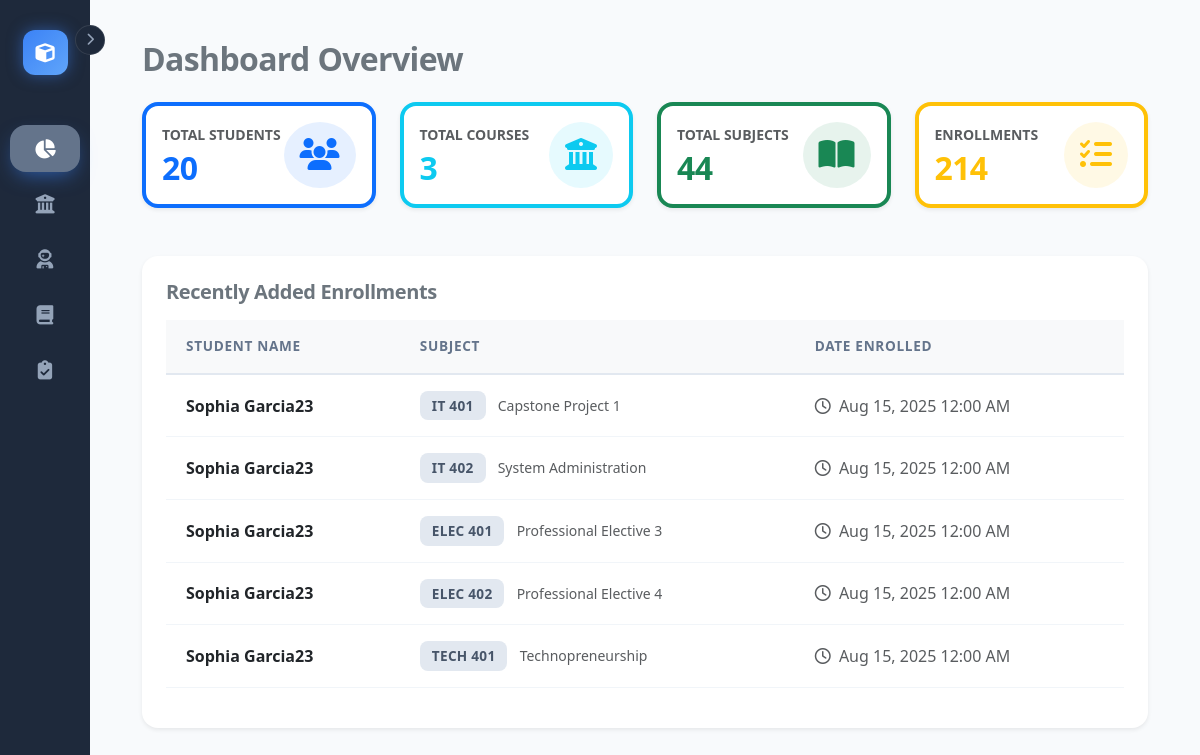
Page /pages/dashboard.php on the committed database.
### tables this page shows
CREATE TABLE `enrollments` (
  `id` int(11) NOT NULL AUTO_INCREMENT,
  `student_id` int(11) NOT NULL,
  `subject_id` int(11) NOT NULL,
  `enrolled_at` timestamp NOT NULL DEFAULT current_timestamp(),
  PRIMARY KEY (`id`),
  FOREIGN KEY (`student_id`) REFERENCES `students` (`id`) ON DELETE CASCADE,
  FOREIGN KEY (`subject_id`) REFERENCES `curriculum` (`CurriculumID`) ON DELETE CASCADE
);

CREATE TABLE `students` (
  `id` int(11) NOT NULL AUTO_INCREMENT,
  `lastname` varchar(50) NOT NULL,
  `firstname` varchar(50) NOT NULL,
  `middlename` varchar(50) DEFAULT NULL,
  `age` int(11) NOT NULL,
  `email` varchar(100) NOT NULL,
  `phone` varchar(20) DEFAULT NULL,
  `created_at` timestamp NOT NULL DEFAULT current_timestamp(),
  PRIMARY KEY (`id`),
  UNIQUE KEY `email` (`email`)
);

CREATE TABLE `curriculum` (
  `CurriculumID` int(11) NOT NULL AUTO_INCREMENT,
  `courseID` varchar(10) DEFAULT NULL,
  `subject_code` varchar(20) NOT NULL,
  `description` text NOT NULL,
  `year_level` int(11) NOT NULL,
  `semester` varchar(20) NOT NULL,
  `units` int(11) NOT NULL DEFAULT 3,
  PRIMARY KEY (`CurriculumID`),
  FOREIGN KEY (`courseID`) REFERENCES `course` (`courseID`) ON DELETE SET NULL
);

### pages/dashboard.php (the view, shortened to what this page needs)
<?php
require '../config/db.php';
$stats = [
    'students' => $pdo->query("SELECT COUNT(*) FROM students")->fetchColumn(),
    'subjects' => $pdo->query("SELECT COUNT(*) FROM curriculum")->fetchColumn(),
    'courses'  => $pdo->query("SELECT COUNT(*) FROM course")->fetchColumn(),
    'enrollments' => $pdo->query("SELECT COUNT(*) FROM enrollments")->fetchColumn()
];
$recent_activity = $pdo->query("
    SELECT s.firstname, s.lastname, c.subject_code, c.description, e.enrolled_at
    FROM enrollments e
    JOIN students s ON e.student_id = s.id
    JOIN curriculum c ON e.subject_id = c.CurriculumID
    ORDER BY e.enrolled_at DESC LIMIT 5
")->fetchAll();
?>
<?php include '../includes/sidebar.php'; ?>
<div class="container-fluid main-content">
    <h2 class="mb-4 fw-bold text-secondary">Dashboard Overview</h2>
    <div class="row g-4 mb-5">
        <div class="col-md-3">
            <div class="card p-3 border-start border-4 border-primary shadow-sm h-100">
                <div class="d-flex justify-content-between align-items-center">
                    <div>
                        <p class="text-muted mb-1 text-uppercase fw-bold small">Total Students</p>
                        <h2 class="fw-bold mb-0 text-primary"><?php echo $stats['students']; ?></h2>
                    </div>
                    <div class="bg-primary bg-opacity-10 p-3 rounded-circle text-primary">
                        <i class="fas fa-users fa-2x"></i>
                    </div>
                </div>
            </div>
        </div>
        <div class="col-md-3">
            <div class="card p-3 border-start border-4 border-info shadow-sm h-100">
                <div class="d-flex justify-content-between align-items-center">
                    <div>
                        <p class="text-muted mb-1 text-uppercase fw-bold small">Total Courses</p>
                        <h2 class="fw-bold mb-0 text-info"><?php echo $stats['courses']; ?></h2>
                    </div>
                    <div class="bg-info bg-opacity-10 p-3 rounded-circle text-info">
                        <i class="fas fa-university fa-2x"></i>
                    </div>
                </div>
            </div>
        </div>
        <div class="col-md-3">
            <div class="card p-3 border-start border-4 border-success shadow-sm h-100">
                <div class="d-flex justify-content-between align-items-center">
                    <div>
                        <p class="text-muted mb-1 text-uppercase fw-bold small">Total Subjects</p>
                        <h2 class="fw-bold mb-0 text-success"><?php echo $stats['subjects']; ?></h2>
                    </div>
                    <div class="bg-success bg-opacity-10 p-3 rounded-circle text-success">
                        <i class="fas fa-book-open fa-2x"></i>
                    </div>
                </div>
            </div>
        </div>
        <div class="col-md-3">
            <div class="card p-3 border-start border-4 border-warning shadow-sm h-100">
                <div class="d-flex justify-content-between align-items-center">
                    <div>
                        <p class="text-muted mb-1 text-uppercase fw-bold small">Enrollments</p>
                        <h2 class="fw-bold mb-0 text-warning"><?php echo $stats['enrollments']; ?></h2>
                    </div>
                    <div class="bg-warning bg-opacity-10 p-3 rounded-circle text-warning">
                        <i class="fas fa-tasks fa-2x"></i>
                    </div>
                </div>
            </div>
        </div>
    </div>
    <div class="card border-0 shadow-sm p-4">
        <h5 class="fw-bold text-secondary mb-3">Recently Added Enrollments</h5>
        <div class="table-responsive">
            <table class="table table-hover align-middle">
                <thead class="bg-light">
                    <tr>
                        <th>Student Name</th>
                        <th>Subject</th>
                        <th>Date Enrolled</th>
                    </tr>
                </thead>
                <tbody>
                    <?php if (count($recent_activity) > 0): ?>
                        <?php foreach ($recent_activity as $act): ?>
                        <tr>
                            <td class="fw-bold text-dark">
                                <?php echo htmlspecialchars($act['firstname'] . ' ' . $act['lastname']); ?>
                            </td>
                            <td>
                                <span class="badge bg-primary bg-opacity-10 text-primary">
                                    <?php echo htmlspecialchars($act['subject_code']); ?>
                                </span>
                                <span class="text-muted small ms-2"><?php echo htmlspecialchars($act['description']); ?></span>
                            </td>
                            <td class="text-muted small">
                                <i class="far fa-clock me-1"></i>
                                <?php echo date('M d, Y h:i A', strtotime($act['enrolled_at'])); ?>
                            </td>
                        </tr>
                        <?php endforeach; ?>
                    <?php else: ?>
                        <tr>
                            <td colspan="3" class="text-center text-muted py-4">No recent activity found.</td>
                        </tr>
                    <?php endif; ?>
                </tbody>
            </table>
        </div>
    </div>
</div>
</body>
</html>

### includes/header_styles.php (style rules this page uses)
:root { --app-bg: #f8fafc; --sidebar-bg: #1e293b; --card-bg: #ffffff; --primary: #475569; --primary-hover: #334155; --accent: #64748b; --text-dark: #1e293b; --text-muted: #64748b; --success: #10b981; --warning: #f59e0b; --danger: #ef4444; --info: #3b82f6; --radius-lg: 16px; --radius-md: 10px; }
body { font-family: 'Segoe UI', Roboto, Helvetica, Arial, sans-serif; background-color: var(--app-bg); color: var(--text-dark); overflow-x: hidden; font-size: 16px; -webkit-font-smoothing: antialiased; }
h1, h2, h3, h4, h5, h6 { font-weight: 700 !important; letter-spacing: -0.02em; }
.card { background: var(--card-bg); border: 1px solid #e2e8f0; border-radius: var(--radius-lg); box-shadow: 0 4px 6px -1px rgba(0, 0, 0, 0.05), 0 2px 4px -1px rgba(0, 0, 0, 0.03); transition: transform 0.3s ease, box-shadow 0.3s ease; }
.table thead th { background-color: transparent; color: var(--text-muted); font-weight: 700; text-transform: uppercase; font-size: 0.85rem; letter-spacing: 0.05em; padding: 16px 20px; border-bottom: 2px solid #e2e8f0; }
.table tbody td { padding: 16px 20px; vertical-align: middle; color: var(--text-dark); border-bottom: 1px solid #f1f5f9; font-size: 1rem; font-weight: 500; }
.badge { font-weight: 600; padding: 8px 12px; border-radius: 8px; border: none !important; font-size: 0.85rem; letter-spacing: 0.02em; }
.badge.bg-primary { background-color: #e2e8f0 !important; color: var(--primary) !important; }

### rows in the picture
enrollments: student.lastname "Sophia Garcia23", subject.subject_code "IT 401", subject.description "Capstone Project 1", enrolled_at "Aug 15, 2025 12:00 AM"
enrollments: student.lastname "Sophia Garcia23", subject.subject_code "IT 402", subject.description "System Administration", enrolled_at "Aug 15, 2025 12:00 AM"
enrollments: student.lastname "Sophia Garcia23", subject.subject_code "ELEC 401", subject.description "Professional Elective 3", enrolled_at "Aug 15, 2025 12:00 AM"
enrollments: student.lastname "Sophia Garcia23", subject.subject_code "ELEC 402", subject.description "Professional Elective 4", enrolled_at "Aug 15, 2025 12:00 AM"
enrollments: student.lastname "Sophia Garcia23", subject.subject_code "TECH 401", subject.description "Technopreneurship", enrolled_at "Aug 15, 2025 12:00 AM"

### other values in the picture
$stats['students'] "20"
$stats['courses'] "3"
$stats['subjects'] "44"
$stats['enrollments'] "214"
